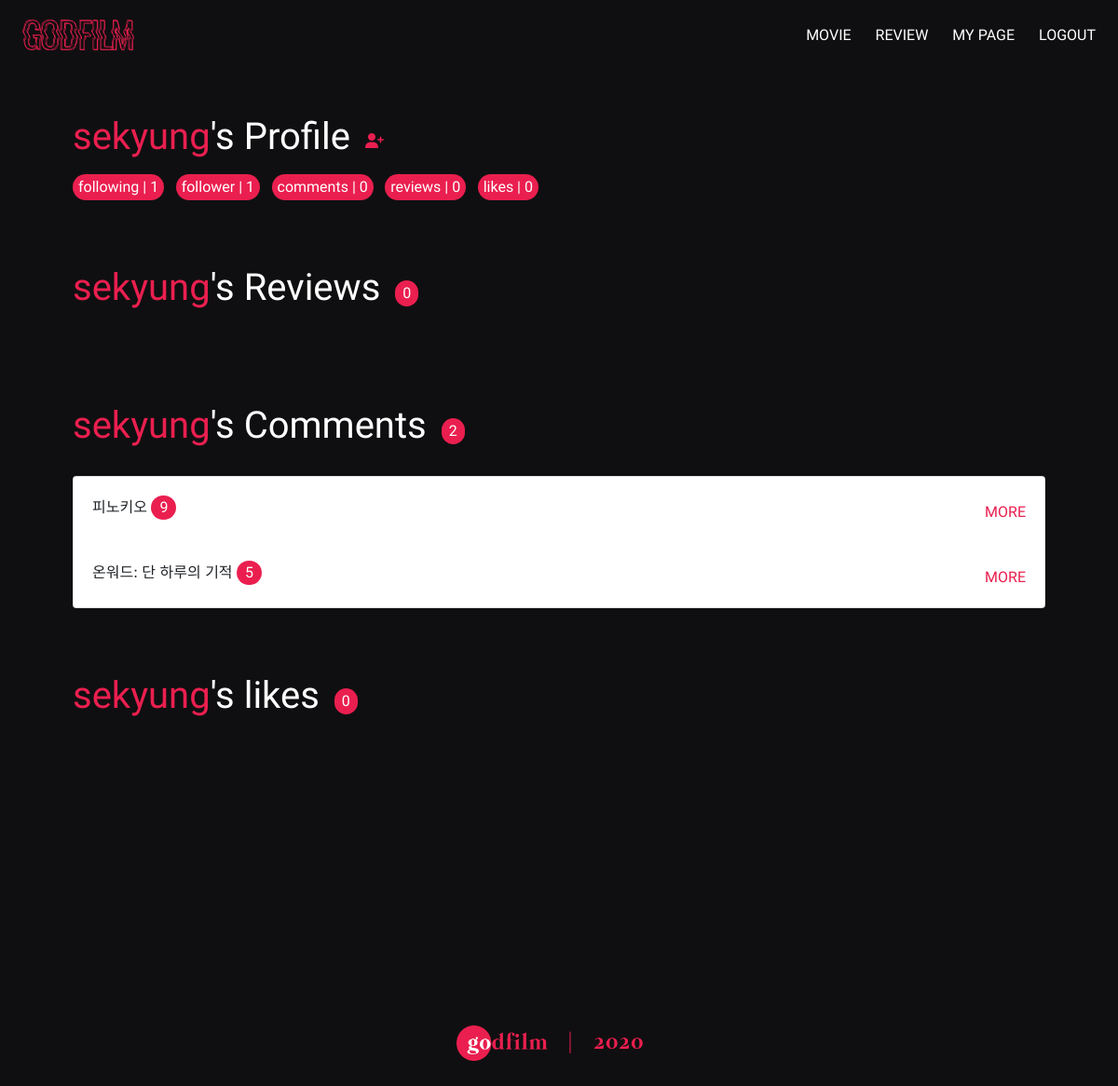
The app's page /accounts/sekyung/ (signed in), older data.
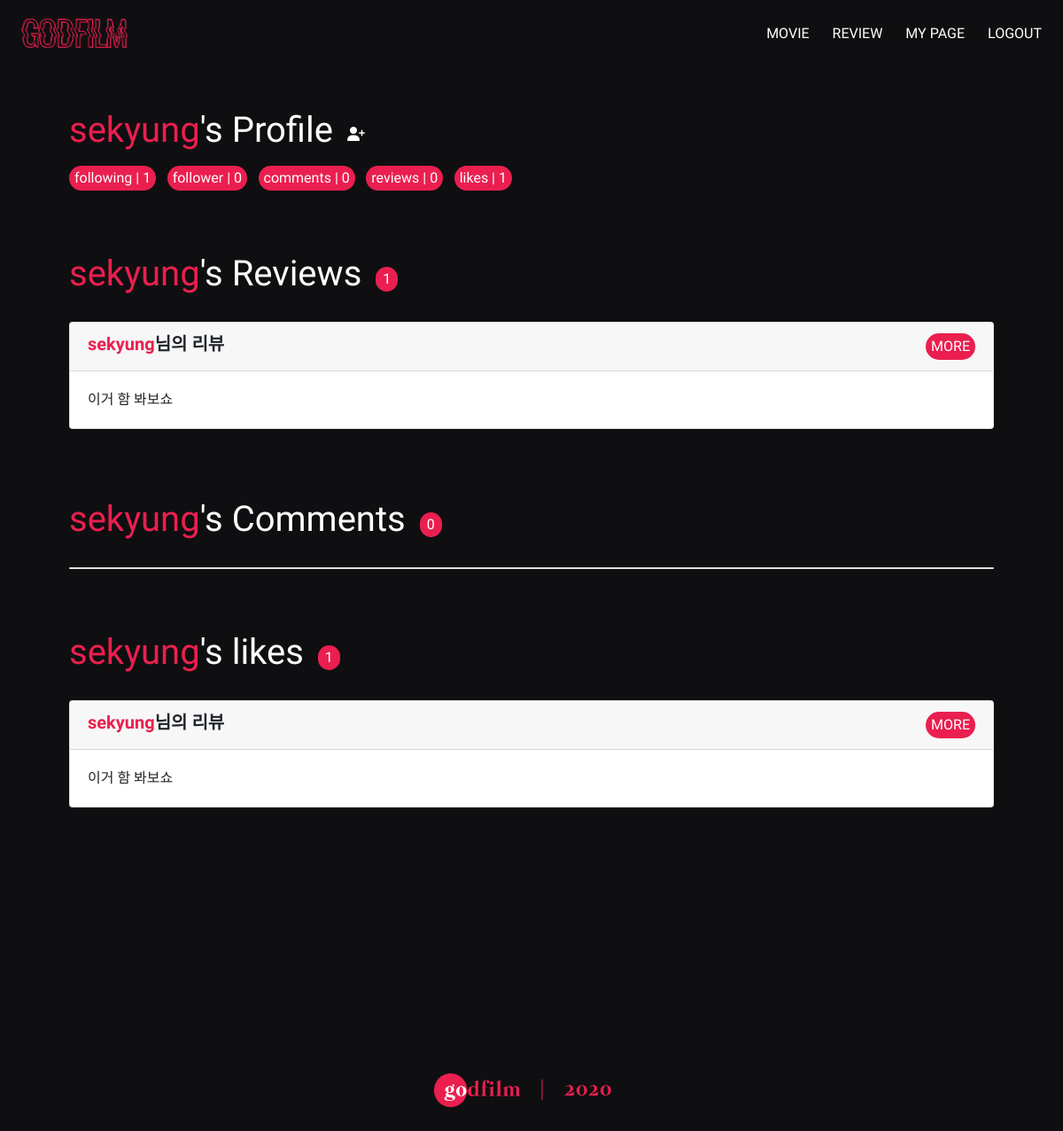
The same page, newer data.
### accounts/models.py (models this page shows)
class User(AbstractUser):
    followers = models.ManyToManyField(
            settings.AUTH_USER_MODEL,
            related_name='followings'
        )

### movies/models.py (models this page shows, shortened)
class MovieComment(models.Model):
    score = models.IntegerField()
    content = models.CharField(max_length=200)
    created_at = models.DateTimeField(auto_now_add=True)
    movie = models.ForeignKey(Movie, on_delete=models.CASCADE)
    user = models.ForeignKey(settings.AUTH_USER_MODEL, on_delete=models.CASCADE)

class Movie(models.Model):
    title = models.CharField(max_length=100)
    overview = models.TextField(blank=True)
    poster_path = models.CharField(max_length=200, null=True)
    cast = models.ManyToManyField(Cast, related_name='cast_movie', blank=True)

class Review(models.Model):
    title = models.CharField(max_length=100)
    content = models.TextField()
    user = models.ForeignKey(settings.AUTH_USER_MODEL, on_delete=models.CASCADE)
    movie = models.ForeignKey(Movie, on_delete=models.CASCADE)
    like_users = models.ManyToManyField(settings.AUTH_USER_MODEL, related_name='like_reviews', blank=True)

### accounts/views.py (the view)
# urls.py: path('<username>/', views.profile, name='profile'),
@login_required
def profile(request, username):
    User = get_user_model()
    person = get_object_or_404(User, username=username)
    if person.moviecomment_set.count() != 0:
        cast_list = person.moviecomment_set.order_by('-score')[0].movie.cast.all()
    else:
        cast_list = Movie.objects.order_by('-moviecomment')[0].cast.all()
    context = {
        'person': person,
        'cast_list': cast_list,
    }
    return render(request, 'accounts/profile.html', context)

### accounts/templates/accounts/profile.html (shortened to what this page needs)
{% extends 'base.html' %}
{% load bootstrap4 %}
{% load static %}
{% block content %}
<div class="d-flex justify-content-start">
    <h1 style="color: white;"><span style="color: #ea1f4f;">{{ person.username }}</span>'s Profile</h1>
    {% if user != person %}
    <a href="{% url 'accounts:follow' person.username %}" class="mt-3 ml-3">
        {% if user in person.followers.all %}
            <i class="fas fa-user-plus" style="color: #ea1f4f;"></i>
        {% else %}
            <i class="fas fa-user-plus" style="color: white;"></i>
        {% endif %}
    </a>
    {% endif %}
</div>
<div class="follow-info mt-2">
    <span class="mr-2 following-num"> following | {{ person.followings.all|length }}</span>
    <span class="mr-2 follower-num"> follower | {{ person.followers.all|length }}</span>
    <span class="mr-2"> comments | {{ person.moviecomment_set|length }}</span>
    <span class="mr-2"> reviews | {{ person.review_set|length }}</span>
    <span class="mr-2"> likes | {{ person.like_reviews.all|length }}</span>
</div>
<div class="d-flex justify-content-start">
    <h1 style="color: white; margin: 70px 0 30px 0;"><span style="color: #ea1f4f;">{{ person.username }}</span>'s Reviews</h1>
    <div class="follow-info" style="margin: 70px 0 30px 0;"><span class="ml-3 mt-3 px-2">{{  person.review_set.count }}</span></div>
</div>
{% for review in person.review_set.all %}
  <div class="card mb-2">
    <h5 class="card-header d-flex justify-content-between">
      <span style="font-family: 'Nanum Gothic', sans-serif; font-weight:bold"><a href="{% url 'accounts:profile' review.user %}" class="goprofile">{{ person.username }}</a>님의 리뷰</span>
      <a href="{% url 'movies:review_detail' review.movie.id review.id %}" class="btn review-more">MORE</a>
    </h5>
    <div class="card-body d-flex justify-content-between">
      <p class="card-text">{{ review.title }}</p>
    </div>
  </div>
{% endfor %}
<div class="d-flex justify-content-start">
    <h1 style="color: white;  margin: 70px 0 30px 0;"><span style="color: #ea1f4f;">{{ person.username }}</span>'s Comments</h1>
    <div class="follow-info" style="margin: 70px 0 30px 0;"><span class="ml-3 mt-3 px-2">{{ person.moviecomment_set.count }}</span></div>
</div>
<div class="card">
    {% for moviecomment in person.moviecomment_set.all %}
    <div class="card-body d-flex justify-content-between">
      <div>
        <span style="display: inline-block;">{{ moviecomment.movie.title }}</span>
        <span style="display: inline-block;" class="comment-score">{{ moviecomment.score }}</span>
      </div>
        <div class="d-flex justify-content-end">
            <a class="comment-more" href="{% url 'movies:movie_detail' moviecomment.movie.id %}">MORE</a>
        </div>
    </div>
    {% endfor %}
</div>
<div class="d-flex justify-content-start">
  <h1 style="color: white; margin: 70px 0 30px 0;"><span style="color: #ea1f4f;">{{ person.username }}</span>'s likes</h1>
  <div class="follow-info" style="margin: 70px 0 30px 0;"><span class="ml-3 mt-3 px-2">{{  person.like_reviews.all.count }}</span></div>
</div>
{% for review in person.like_reviews.all %}
<div class="card mb-2">
  <h5 class="card-header d-flex justify-content-between">
    <span style="font-family: 'Nanum Gothic', sans-serif; font-weight:bold"><a href="{% url 'accounts:profile' review.user %}" class="goprofile">{{ review.user.username }}</a>님의 리뷰</span>
    <a href="{% url 'movies:review_detail' review.movie.id review.id %}" class="btn review-more">MORE</a>
  </h5>
  <div class="card-body d-flex justify-content-between">
    <p class="card-text">{{ review.title }}</p>
  </div>
</div>
{% endfor %}
{% endblock %}

### templates/base.html (shortened to what this page needs)
{% load static %}
<!DOCTYPE html>
<html lang="en">
<head>
    <link rel="stylesheet" href="https://stackpath.bootstrapcdn.com/bootstrap/4.4.1/css/bootstrap.min.css">
</head>
<body id="back">
    <nav class="navbar navbar-expand-lg">
      <a class="navbar-brand m-2" href="{% url 'movies:start'%}">
        <img src="{% static 'image/logo.png' %}" alt="" style="width: 120px;">
      </a>
      <div class="collapse navbar-collapse  d-flex justify-content-end" id="navbarNav">
        <ul class="navbar-nav">
          <li class="nav-item">
            <a class="nav-link" href="{% url 'movies:movie_list' %}">MOVIE</a>
          </li>
          <li class="nav-item">
            <a class="nav-link" href="{% url 'movies:review_list' %}">REVIEW</a>
          </li>
          {% if user.is_authenticated %}
          <li class="nav-item">
            <a class="nav-link" href="{% url 'accounts:profile' user.username %}">MY PAGE</a>
          </li>
          <li class="nav-item">
            <a class="nav-link" href="{% url 'accounts:logout' %}">LOGOUT</a>
          </li>
          {% endif %}
        </ul>
      </div>
    </nav>
    <div class="container p-5">
      {% block content %}
      {% endblock %}
      <div class="footer">
        <img src="{% static 'image/bottom.png' %}" alt="">
    </div>
    </div>
</body>
</html>

### templates/base.html (style rules this page uses)
.footer { text-align: center; width: 100%; margin-top: 300px; }
.footer > img { width: 200px; margin-left: -20px; }
p { font-family: 'Raleway', sans-serif; }
#back { width: 100%; background-color: #0f0f11; }
.nav-item { margin-left: 10px; }
.nav-item > a { font-family: 'Suez One', serif; color: white; }
h1, h5 { font-family: 'Suez One', serif; }
.goprofile { text-decoration:none; font-family: 'Suez One', serif; color: #ea1f4f; border-radius: 50px; }
.review-more { font-family: 'Suez One', serif; border-radius: 50px; padding:2px 5px; background-color: #ea1f4f; color: white; }
.follow-info > span { font-family: 'Suez One', serif; color: white; border-radius: 50px; padding:2px 5px; background-color: #ea1f4f; display: inline-block; padding: 2px 6px; }

Row changes from the older to the newer data that the page shows:
removed MovieComment: movie "피노키오", score "9"
removed MovieComment: movie "온워드: 단 하루의 기적", score "5"
changed User "sekyung": followers.all|length "1" → "0"; like_reviews.all|length "0" → "1"; review_set.count "0" → "1"; moviecomment_set.count "2" → "0"; like_reviews.all.count "0" → "1"
now on this page (row edited): Review: {{ person.username }} "sekyung", title "이거 함 봐보쇼", user.username "sekyung"
